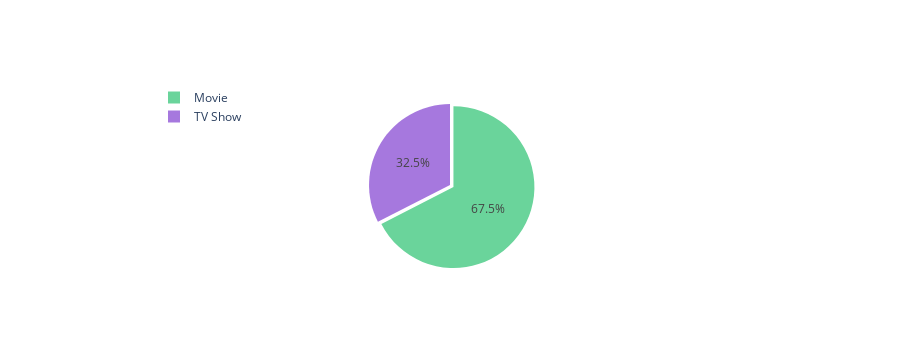

This figure's notebook cell:
### Code cell
trace = go.Pie(labels=grouped[col], values=grouped['count'], pull=[0.05, 0], marker=dict(colors=["#6ad49b", "#a678de"]))
layout = go.Layout(title="", height=350, legend=dict(x=0.1, y=1.1))
fig = go.Figure(data = [trace], layout = layout)
iplot(fig)

### Figure 1 — Plotly figure (JSON) as saved in the notebook; plotly's stock layout.template omitted (floating-point values rounded to 4 significant figures)
{"data": [{"labels": ["Movie", "TV Show"], "marker": {"colors": ["#6ad49b", "#a678de"]}, "pull": [0.05, 0], "type": "pie", "values": [3939, 1898]}], "layout": {"height": 350, "legend": {"x": 0.1, "y": 1.1}, "title": {"text": ""}}}
